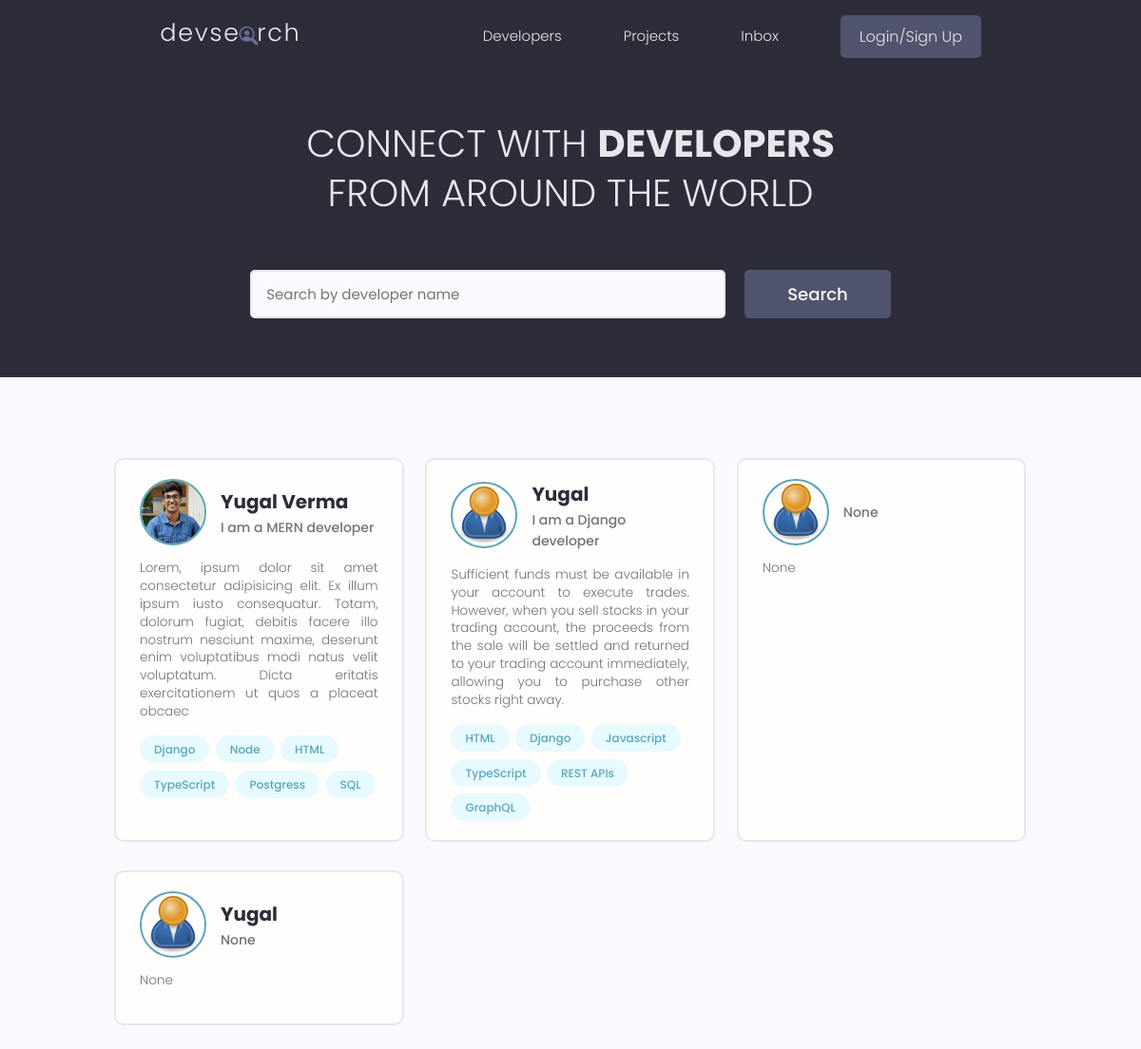
The page / on the database its author committed.
### users/models.py (models this page shows, shortened)
class Profile(models.Model):
    user = models.OneToOneField(User, on_delete=models.CASCADE,null=True, blank=True)
    name = models.CharField(max_length=200, blank=True,null=True)
    email = models.CharField(max_length=500, blank=True,null=True)
    username = models.CharField(max_length=200, blank=True,null=True)
    location = models.CharField(max_length=200, blank=True,null=True)
    short_intro = models.CharField(max_length = 500, blank=True,null=True)
    bio = models.TextField(blank=True,null=True)
    profile_image = models.ImageField(blank=True, null= True, default ='profiles/user-default.png', upload_to="profiles/")
    social_github = models.CharField(max_length=200, blank=True,null=True)
    social_twitter = models.CharField(max_length=200, blank=True,null=True)
    social_youtube = models.CharField(max_length=200, blank=True,null=True)
    social_linkedin = models.CharField(max_length=200, blank=True,null=True)
    social_website = models.CharField(max_length=200, blank=True,null=True)
    created = models.DateTimeField(auto_now_add=True)
    id = models.UUIDField(default=uuid.uuid4, unique=True, primary_key=True, editable=False)

class Skill(models.Model):
    owner = models.ForeignKey(Profile, on_delete=models.CASCADE, null=True, blank=True)
    name = models.CharField(max_length=200, blank=True, null=True)
    description = models.TextField(blank=True,null=True)
    created = models.DateTimeField(auto_now_add=True)
    id = models.UUIDField(default=uuid.uuid4, unique=True, primary_key=True, editable=False)
    def __str__(self):
        return str(self.name)

### users/views.py (the view)
# urls.py: path('', views.profiles, name = "profiles"),
def profiles(request):
    profiles,search_query = searchProfiles(request)
    context = {'profiles' : profiles, 'search_query': search_query}
    return render(request,'users/profiles.html',context)

### users/utils.py (called while the page is built)
def searchProfiles(request):
    search_query = ''
    if request.GET.get('search_query'):
        search_query = request.GET.get('search_query')
    skills = Skill.objects.filter(name__icontains = search_query)
    profiles = Profile.objects.distinct().filter(
        Q(name__icontains = search_query) |
        Q(short_intro__icontains = search_query) |
        Q(skill__in = skills))
    return profiles, search_query

### users/templates/users/profiles.html (shortened to what this page needs)
{% extends "main.html" %}
{% block content %}
<main class="home">
    <section class="hero-section text-center">
      <div class="container container--narrow">
        <div class="hero-section__box">
          <h2>CONNECT WITH <span>DEVELOPERS</span></h2>
          <h2>FROM AROUND THE WORLD</h2>
        </div>
        <div class="hero-section__search">
          <form class="form" action="{% url 'profiles' %}" method="get">
            <div class="form__field">
              <input class="input input--text" id="formInput#search" type="text" name="search_query"
               value = "{{search_query}}" placeholder="Search by developer name" />
            </div>
            <input class="btn btn--sub btn--lg" type="submit" value="Search" />
          </form>
        </div>
      </div>
    </section>
    <section class="devlist">
      <div class="container">
        <div class="grid grid--three">
            {% for profile in profiles %}
                <div class="column card">
                    <div class="dev">
                    <a href="{% url 'user-profile' profile.id %}" class="card__body">
                        <div class="dev__profile">
                        <img class="avatar avatar--md" src="{{profile.profile_image.url}}" alt="image" />
                        <div class="dev__meta">
                            <h3>{{profile.name}}</h3>
                            <h5>{{profile.short_intro|slice:"60"}} </h5>
                        </div>
                        </div>
                        <p class="dev__info">
                        {{profile.bio|slice:"300"}}
                        </p>
                        <div class="dev__skills">
                            {% for skill in profile.skill_set.all|slice:"6" %}
                        <span class="tag tag--pill tag--main">
                            <small>{{skill}}</small>
                        </span>
                        {% endfor %}
                        </div>
                    </a>
                    </div>
                </div>
            {% endfor %}
        </div>
      </div>
    </section>
  </main>
{% endblock content %}

### static/styles/app.css (style rules this page uses)
:root { --color-sub: #2d2d39; }
.btn--sub { background-color: var(--color-sub-light); }
.card { border: 2px solid var(--color-light); }
img { width: 100%; }
.hero-section { height: 40vh; display: flex; align-items: center; background-color: var(--color-sub); }
.hero-section__box { margin-bottom: 4rem; }
.hero-section__box > h2, .hero-section__box > h2 > span { font-size: 4rem; color: var(--color-light); line-height: 1.3; text-transform: uppercase; }
.hero-section__box > h2 { font-weight: 300; }
.hero-section__box > h2 > span { font-weight: 700; }
.hero-section__search > .form { display: flex; align-items: center; justify-content: center; gap: 2rem; }
.hero-section__search > .form input.input--text { width: 50rem; }
.devlist { margin-top: 8rem; }
.devlist .grid { align-items: stretch; }
.devlist .dev .dev__profile { display: flex; align-items: center; gap: 1.5rem; }
.devlist .dev .dev__meta h3 { color: var(--color-sub); font-size: 2rem; font-weight: 700; }
.devlist .dev .dev__meta h5 { color: var(--color-text); font-size: 1.4rem; font-weight: 500; }
.devlist .dev .dev__info { margin: 1.5rem 0; font-size: 1.35rem; line-height: 1.4; text-align: justify; }

### static/uikit/styles/modules/_variables.css (style rules this page uses)
:root { --color-main: #5aa5b9; --color-main-light: #e6faff; --color-sub: #3f4156; --color-sub-light: #51546e; --color-sub-lighter: #ededfd; --color-text: #737373; --color-gray: #8b8b8b; --color-light: #e5e7eb; --color-light-gray: #767676; --color-bg: #f8fafd; --color-white: #fffefd; --color-white-light: #f3f3f3; --color-success: #359e64; --color-success-bg: #def8e8; --color-error: #fc4b0b; --color-error-bg: #fff2ee; --font-base: 'Poppins', arial, helvetica, 'Segoe UI', roboto, ubuntu, sans-serif; --font-monospace: 'Fira Code', 'Courier New', courier, monospace; --font-regular: 300; --font-medium: 500; --font-bold: 700; --generic-shadow: 1px 1px 5px #00000010; --generic-transition: all 0.3s ease-in-out; }

### static/uikit/styles/modules/_base.css (style rules this page uses)
* { margin: 0; padding: 0; box-sizing: border-box; text-rendering: optimizeLegibility; color: inherit; font-size: inherit; }
html { font-size: 50%; }
@media only screen and (min-width: 480px) { html { font-size: 56.25%; } }
@media only screen and (min-width: 1200px) { html { font-size: 62.5%; } }
body { line-height: 1.6; font-weight: 400; font-size: 1.5rem; color: var(--color-text); background-color: var(--color-bg); min-height: 100vh; }

### static/uikit/styles/modules/_typography.css (style rules this page uses)
* { font-family: var(--font-base); }
h2 { font-size: 3.6rem; font-weight: var(--font-bold); }
h3 { font-size: 3.2rem; font-weight: var(--font-medium); }
h5 { font-size: 2.4rem; font-weight: var(--font-medium); }
h5, h6 { font-weight: var(--font-regular); }
p, span, strong { font-size: 1.6rem; color: var(--color-text); font-weight: var(--font-regular); }
a { padding-bottom: 2px; text-decoration: none; display: inline-block; color: var(--color-main); font-weight: var(--font-medium); }

### static/uikit/styles/modules/_utilities.css (style rules this page uses)
.container { width: 92%; max-width: 165rem; margin: 0 auto; box-sizing: border-box; }
.container--narrow { width: 92%; max-width: 120rem; }
@media screen and (min-width: 1000px) { .container { width: 90%; } }
@media screen and (min-width: 1000px) { .container--narrow { width: 85%; } }
@media screen and (min-width: 1200px) { .container { width: 80%; } }
@media screen and (min-width: 1200px) { .container--narrow { width: 72%; } }
.text-center { text-align: center; }

### static/uikit/styles/modules/_avatar.css (style rules this page uses)
.avatar { border-radius: 50%; border: 2px solid var(--color-main); object-fit: cover; }
.avatar--md { height: 7rem; width: 7rem; }

### static/uikit/styles/modules/_button.css (style rules this page uses)
.btn { display: inline-block; position: relative; cursor: pointer; background-color: var(--color-light); font-weight: var(--font-medium); color: var(--color-sub); text-decoration: none; padding: 1rem 2rem; border-radius: 0.5rem; border: none; width: -webkit-fit-content; width: -moz-fit-content; width: fit-content; height: -webkit-fit-content; height: -moz-fit-content; height: fit-content; font-size: 1.6rem; outline-width: 0; outline-color: transparent; -webkit-backface-visibility: hidden; backface-visibility: hidden; transition: all 0.3s ease-in-out; }
.btn--sub { background-color: var(--color-sub); color: var(--color-white); }
.btn--lg { font-size: 1.8rem; padding: 1.2rem 4.5rem; }

### static/uikit/styles/modules/_card.css (style rules this page uses)
.card { border-radius: 1rem; background-color: var(--color-white); border: 1.5px solid var(--color-light); width: auto; height: auto; margin-top: 0.5rem; margin-bottom: 0.5rem; overflow: hidden; }
.card__body, .card__header { padding: 2rem 2.5rem; }

### rows shown on the page
Profile: profile_image (picture), name "Yugal Verma", short_intro "I am a MERN developer", bio "Lorem, ipsum dolor sit amet consectetur adipisicing elit. Ex illum ipsum iusto consequatur. Totam, dolorum fugiat, debitis facere illo nostrum nesciunt maxime, deserunt enim voluptatibus modi natus velit voluptatum. Dicta eritatis exercitationem ut quos a placeat obcaec"
Skill: name "Django"
Skill: name "Node"
Skill: name "HTML"
Skill: name "TypeScript"
Skill: name "Postgress"
Skill: name "SQL"
Profile: profile_image (placeholder picture), name "Yugal", short_intro "I am a Django developer", bio "Sufficient funds must be available in your account to execute trades. However, when you sell stocks in your trading account, the proceeds from the sale will be settled and returned to your trading account immediately, allowing you to purchase other stocks right away."
Skill: name "HTML"
Skill: name "Django"
Skill: name "Javascript"
Skill: name "TypeScript"
Skill: name "REST APIs"
Skill: name "GraphQL"
Profile: profile_image (placeholder picture), short_intro "None", bio "None"
Profile: profile_image (placeholder picture), name "Yugal", short_intro "None", bio "None"
